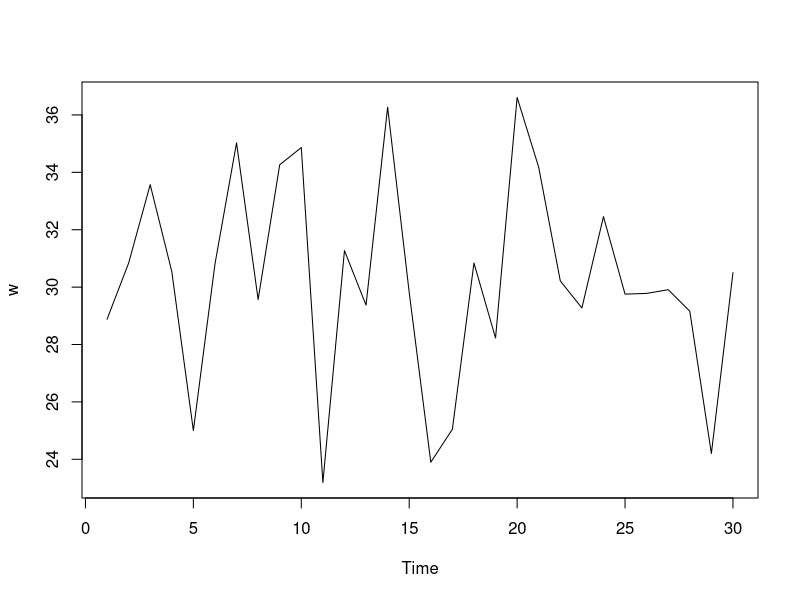
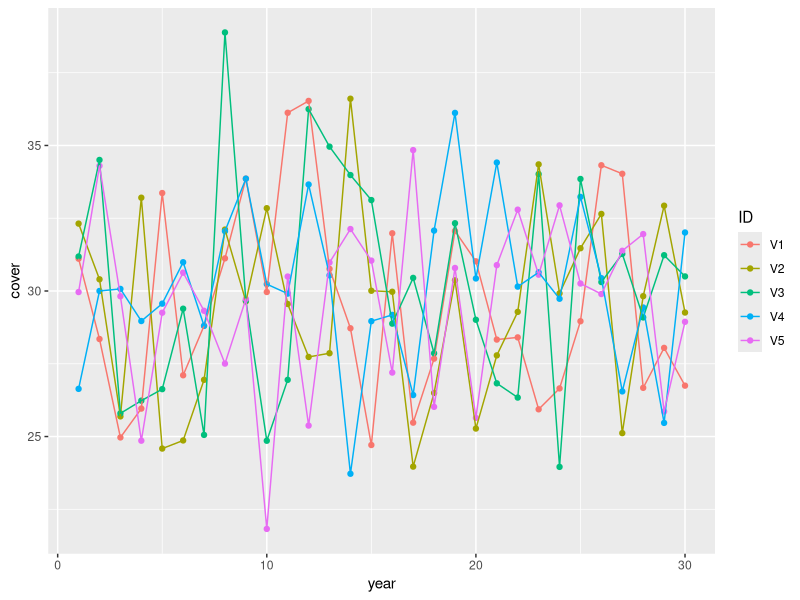
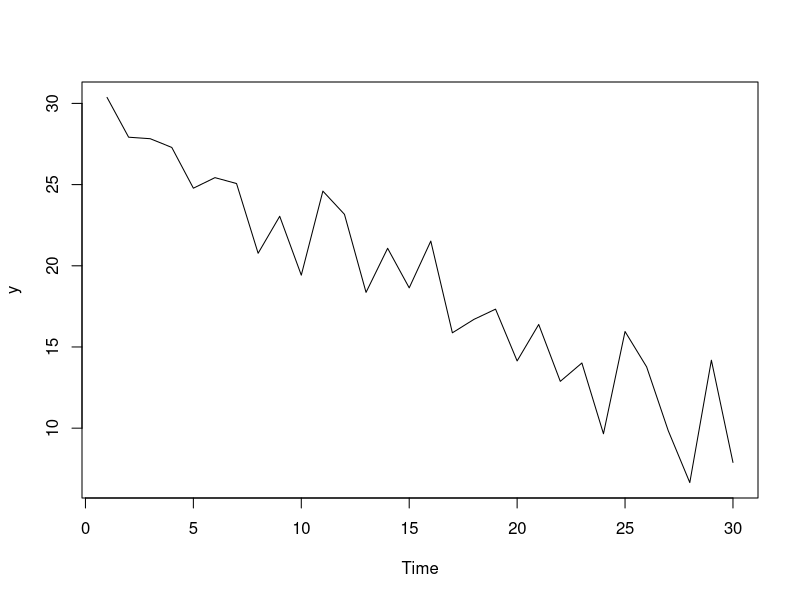
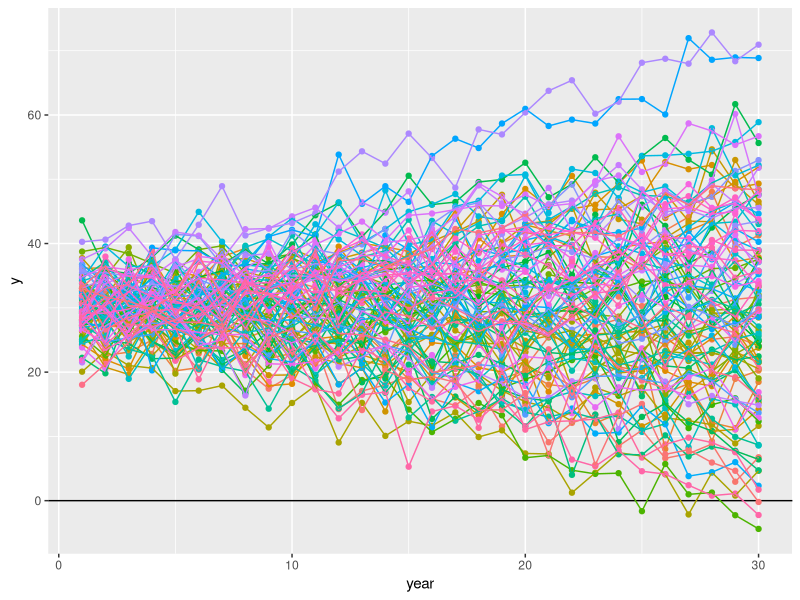
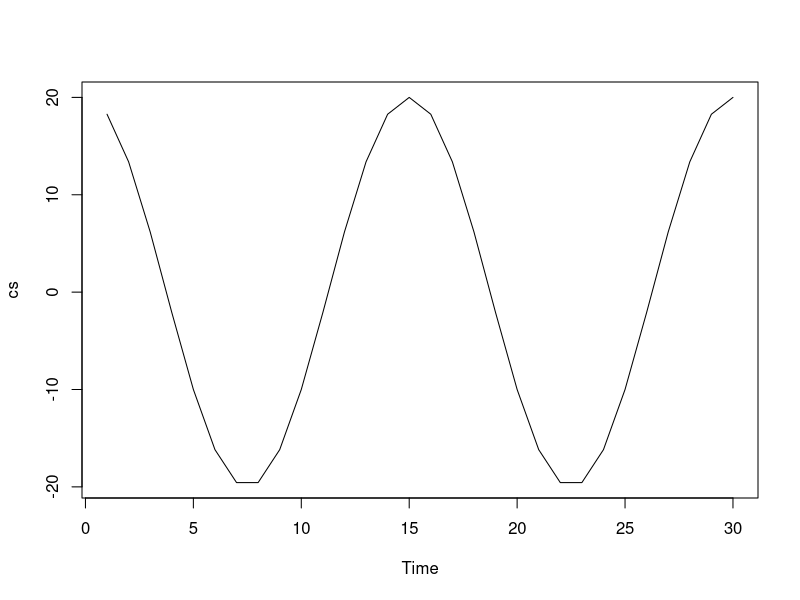
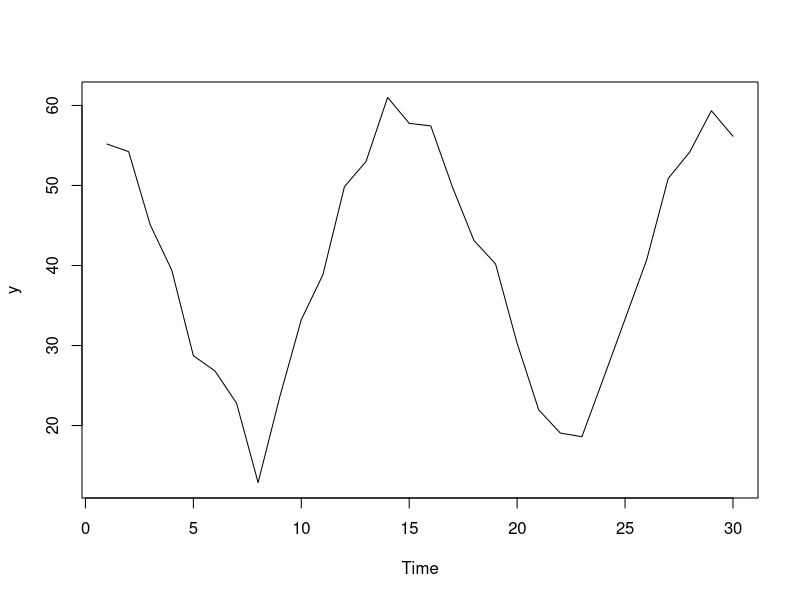
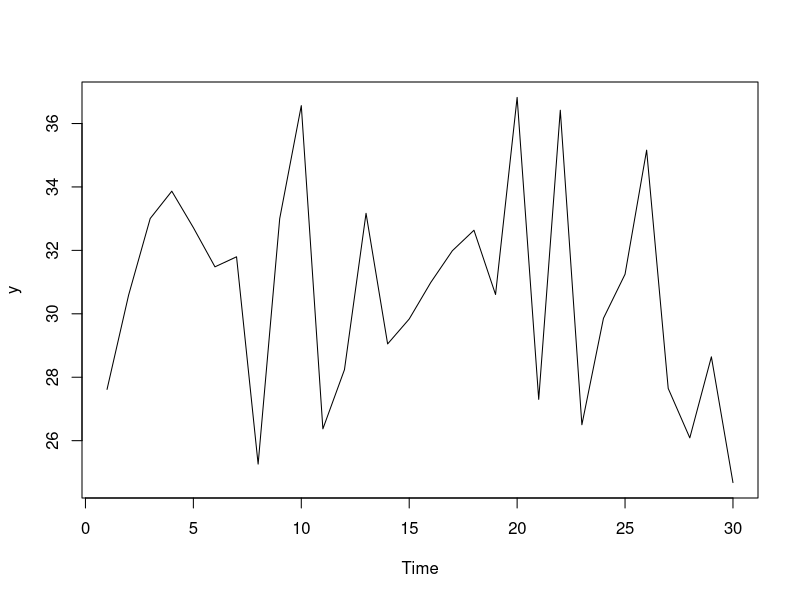
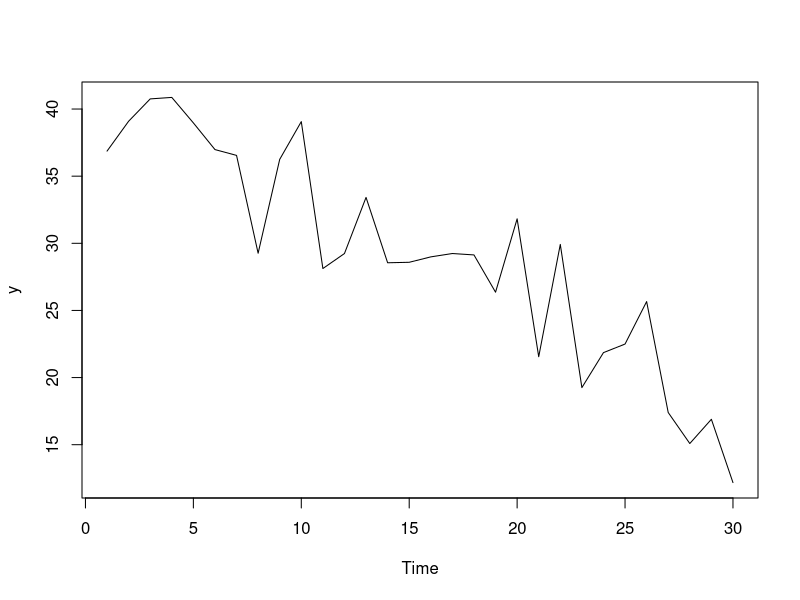

Source code (R) for these figures, in order:
################################################################################
##' @title Time-series simulations
##'
##' @author Robin Elahi
##' @contact elahi.robin@gmail.com
##' @contributor 
##' 
##' @date 2016-12-01
##' 
##' @log Add a log here
################################################################################

#rm(list=ls(all=TRUE))

##### LOAD PACKAGES, DATA #####
library(ggplot2)
library(dplyr)
library(tidyr)

##' I want to simulate the following types of trends:
##' stable (no trend), with variation Y fluctuating about a mean X
##' positive trend with a mean of X
##' negative trend with a mean of X
##' oscillating trend with a mean of X

##' What am I calculating from a population of trends?
##' average coral cover
##' coefficient of variation
##' slope
##' intercept at time X (e.g., 1985?)
##' 

##### EXAMPLE FOR CORAL COVER TIME SERIES #####

##' cc = coral cover
##' cc_sd = sd of cover
##' yrs = number of years
##' w = white noise (sampled from a normal distribution)
##' slope = slope of temporal trend
##' intercept = intercept of temporal trend

###### STABLE ######

## White noise around a mean of coral cover
cc = 30
cc_sd = 3
yrs = 30
w = rnorm(yrs, mean = cc, sd = cc_sd) 
w
plot.ts(w)

## Function to return a time series with random variation about a mean coral cover
stable_simF <- function(cc = 30, cc_sd = 3, yrs = 30){
  w = rnorm(yrs, mean = cc, sd = cc_sd)
}

stable_df <- as.data.frame(replicate(5, stable_simF())) %>%
  mutate(year = seq(1:yrs)) %>% 
  gather(key = "ID", value = "cover", V1:V5)

stable_df %>% 
  ggplot(aes(year, cover, color = ID)) + 
  geom_point() + geom_line()

###### LINEAR TREND ######

## Assign state variables
# Mean coral cover
cc = 30
# Standard deviation of coral cover
cc_sd = 3
# Number of years
yrs = 30
# Linear trend
trend = 0
# Standard deviation of trend
trend_sd = 1

## Random variation for each time point
w = rnorm(yrs, mean = 0, sd = cc_sd) 

## Random value for slope (mean = 0, sd = 1)
slope = rnorm(1, mean = trend, sd = trend_sd)

## Random value for intercept
intercept = rnorm(1, cc, sd = cc_sd)

x = seq(1:yrs)
y = slope * x + intercept + w
plot.ts(y)
mean(y)
summary(lm(y ~ x))

##' For each simulation, need to:
##' 1) assign 1 slope (at random)
##' 2) assign 1 intercept (at random)
##' 3) assign N yrs of random variation at each time point
##' 4) calculate cover using slope, intercept, and random variation


# Mean coral cover
coral_cover = 30
# Standard deviation of coral cover
coral_cover_sd = 3
# Number of years
number_yrs = 30
# Linear trend
linear_trend = 0
# Standard deviation of trend
linear_trend_sd = 0.5

## Function to return a time series with a trend

x = seq(1:yrs)

linear_simF <- function(cc = coral_cover, cc_sd = coral_cover_sd, yrs = number_yrs, 
                        trend = linear_trend, trend_sd = linear_trend_sd){
  
  ## Random variation for each time point
  w <- rnorm(yrs, mean = 0, sd = cc_sd) 
  
  ## Random value for slope (mean = 0, sd = 1)
  slope <- rnorm(1, mean = trend, sd = trend_sd)
  
  ## Random value for intercept
  intercept <- rnorm(1, cc, sd = cc_sd)
  
  ## Get time series
  y <- slope * x + intercept + w
  
  ## Assemble data frame
  sim_df <- data.frame(year = 1:number_yrs, 
                       w = w, slope = slope, intercept = intercept, 
                       y = y)
  
  sim_df
  
  return(sim_df)
}

linear_simF()


sim_df <- data.frame(sim = as.character(seq(1:100)))

sim_df2 <- sim_df %>% group_by(sim) %>% 
  do(linear_simF()) %>% ungroup()

sim_df2 %>% 
  ggplot(aes(year, y, color = sim)) + 
  geom_hline(yintercept = 0) + 
  geom_point() + geom_line() + 
  theme(legend.position = "none")


###### CYCLES ######

##' For the following cosine curve:
##' y = a * cos(bx + c)
##' a = amplitude (height)
##' b = period (length of one cycle of the curve)
##' if b = 1, we get the natural cycle of the cos curve, i.e., 2*pi
##' c = phase shift
##' if c = 0, the cosine curve starts at 'a'

## Assign variables

# Time
x = seq(1:yrs)
# Mean coral cover
coral_cover = 40
# Standard deviation of coral cover
coral_cover_sd = 3
# Number of years
number_yrs = 30
# Linear trend
linear_trend = 0
# Standard deviation of trend
linear_trend_sd = 1
# Periodicity (years)
period = 15
# Intercept
intercept = 30
# Amplitude 
amp = 20

# Phase shift
phase_shift = 0 * pi # starting at top (cos curve)
#phase_shift = 0.5 * pi # sin curve, starting at middle
#phase_shift = 1 * pi # cos curve, starting at bottom

## Catch the wave
cs = amp * cos(2*pi*1:yrs/period + phase_shift)
plot.ts(cs)

## Get random variation
w = rnorm(yrs, mean = 0, sd = coral_cover_sd) 

## Simulate cover
y = linear_trend * x + coral_cover + w + cs
plot.ts(y)
mean(y)

###### TOY EXAMPLE ######

## Values were chosen to achieve similar mean coral cover

## Get random variation
set.seed(41)
w = rnorm(yrs, mean = 0, sd = coral_cover_sd) 

## High cover, stable
coral_cover = 30
y = coral_cover + w
plot.ts(y)
mean(y)
a_stable <- y

## High cover, linear decline
coral_cover = 40
linear_trend = -0.75
y = linear_trend * x + coral_cover + w
plot.ts(y)
mean(y)
b_linear <- y

## High cover, cyclical
coral_cover = 30
linear_trend = 0
period = 15
cs = amp * cos(2*pi*1:yrs/period + phase_shift)
y = linear_trend * x + coral_cover + cs + w
plot.ts(y)
mean(y)
c_cycles <- y

## High cover, decline then stasis
coral_cover = 34.6
period = 45
cs = amp * cos(2*pi*1:yrs/period + phase_shift)
y = linear_trend * x + coral_cover + cs + w
plot.ts(y)
mean(y)
d_nonlinear <- y

## Put in dataframe
toy_sims <- data_frame(year = seq(1:yrs), a_stable, b_linear, 
                       c_cycles, d_nonlinear)
tsl <- toy_sims %>% gather(key = scenario, value = cover, a_stable:d_nonlinear)
tsl

tsl %>% 
  ggplot(aes(year, cover, color = scenario)) + 
  geom_point(alpha = 0.7) + 
  geom_smooth() + 
  facet_wrap(~ scenario, nrow = 1) + 
  ggtitle("Starting with high percent coral cover (mean = 30%)") + 
  theme(legend.position = "none")

ggsave("figures/trend_scenarios.png", height = 3.5, width = 7)

##' NEXT STEPS
##' (1) NEED TO BOUND CORAL COVER AT ZERO PERCENT - ALLOW RECRUITMENT FROM OUTSIDE?
##' (2) VARY THE STARTING CORAL COVER

